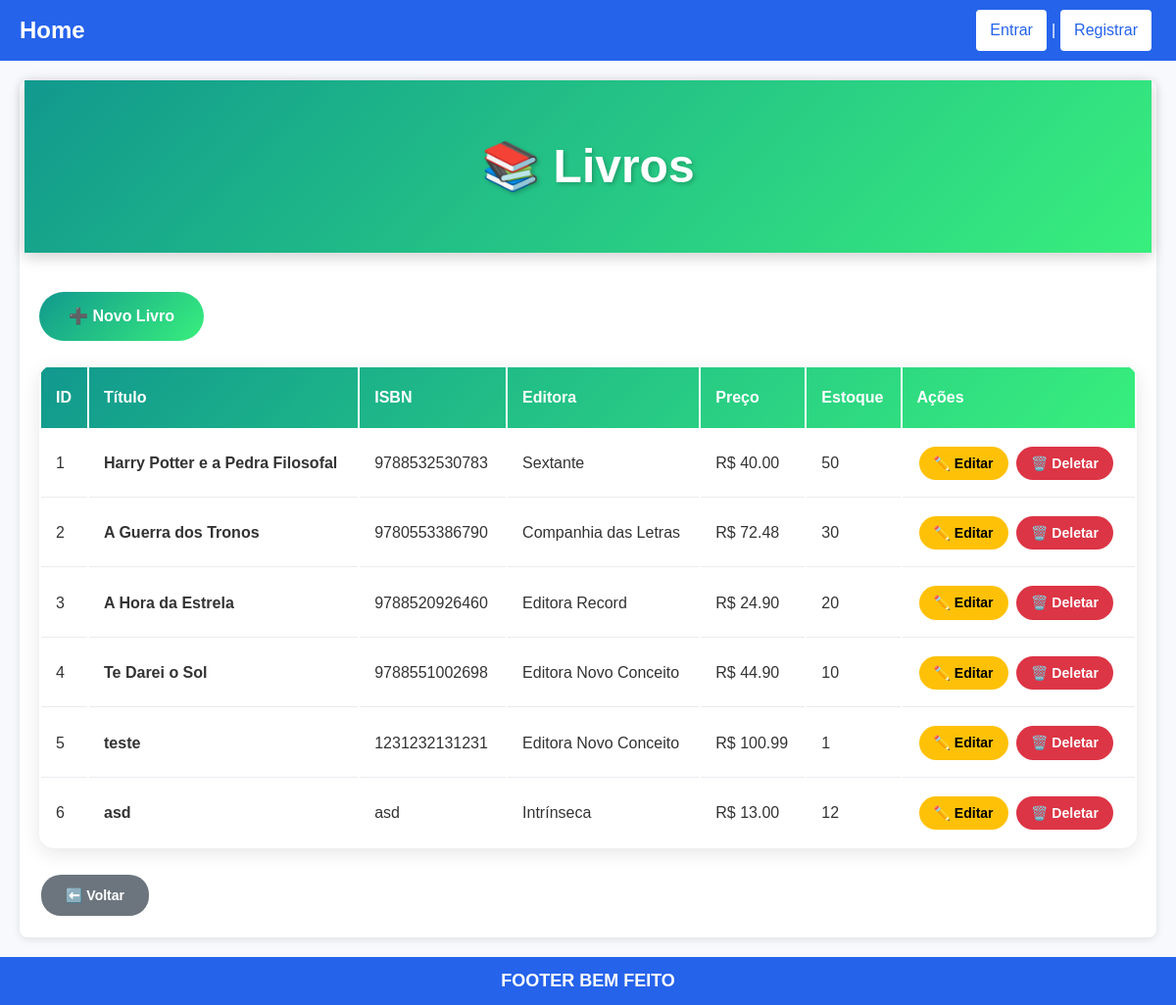
Page /blog/livros/ on the committed database.
### blog/models.py (models this page shows, shortened)
class Livro(models.Model):
    id = models.AutoField(primary_key=True)
    ISBN = models.CharField(max_length=13, unique=True)
    titulo = models.CharField(max_length=200)
    publicacao = models.DateField()
    preco = models.DecimalField(max_digits=6, decimal_places=2)
    estoque = models.IntegerField()
    editora = models.ForeignKey(Editora, on_delete=models.CASCADE)
    class Meta:
        verbose_name = "Livro"
        verbose_name_plural = "Livros"

class Editora(models.Model):
    id = models.AutoField(primary_key=True)
    nome = models.CharField(max_length=100, unique=True)
    class Meta:
        verbose_name = "Editora"
        verbose_name_plural = "Editoras"

### blog/views.py (the view)
# urls.py: path("livros/", views.HelloViews.list_livros, name="list_livros"),
    def list_livros(request):
        from .models import Livro
        livros = Livro.objects.all()
        return render(request, 'blog/livro_list.html', {'livros': livros})

### blog/templates/blog/livro_list.html (shortened to what this page needs)
{% extends 'global/base.html' %}
{% block content %}
<div class="page-header"><div class="container"><h1>📚 Livros</h1></div></div>
<div class="container">
    <a href="{% url 'blog:livro_create' %}" class="btn-custom">➕ Novo Livro</a>
    {% if livros %}
        <div class="table-container">
            <table class="custom-table">
                <thead><tr><th>ID</th><th>Título</th><th>ISBN</th><th>Editora</th><th>Preço</th><th>Estoque</th><th>Ações</th></tr></thead>
                <tbody>
                    {% for livro in livros %}
                    <tr>
                        <td>{{ livro.id }}</td>
                        <td><strong>{{ livro.titulo }}</strong></td>
                        <td>{{ livro.ISBN }}</td>
                        <td>{{ livro.editora.nome }}</td>
                        <td>R$ {{ livro.preco }}</td>
                        <td>{{ livro.estoque }}</td>
                        <td>
                            <a href="{% url 'blog:livro_edit' livro.id %}" class="btn-action btn-edit">✏️ Editar</a>
                            <a href="{% url 'blog:livro_delete' livro.id %}" class="btn-action btn-delete">🗑️ Deletar</a>
                        </td>
                    </tr>
                    {% endfor %}
                </tbody>
            </table>
        </div>
    {% else %}
        <div class="empty-state">
            <div class="empty-state-icon">📚</div>
            <p class="empty-state-text">Nenhum livro cadastrado ainda.</p>
            <a href="{% url 'blog:livro_create' %}" class="btn-custom">➕ Cadastrar Primeiro Livro</a>
        </div>
    {% endif %}
    <a href="{% url 'blog:home' %}" class="btn-action btn-back" style="padding: 10px 25px;">⬅️ Voltar</a>
</div>
{% endblock %}

### templates/global/base.html (style rules this page uses)
* { margin: 0; padding: 0; box-sizing: border-box; }
body { font-family: 'Arial', sans-serif; line-height: 1.6; background-color: #f7f9fc; color: #333; }

### blog/templates/blog/livro_list.html (style rules this page uses)
.page-header { background: linear-gradient(135deg, #11998e 0%, #38ef7d 100%); color: white; padding: 50px 0; margin: -20px -15px 40px -15px; text-align: center; box-shadow: 0 4px 15px rgba(0,0,0,0.2); }
.page-header h1 { font-size: 3rem; font-weight: 700; margin: 0; text-shadow: 2px 2px 4px rgba(0,0,0,0.2); }
.btn-custom { background: linear-gradient(135deg, #11998e 0%, #38ef7d 100%); color: white; padding: 12px 30px; border-radius: 25px; text-decoration: none; font-weight: 600; display: inline-block; margin-bottom: 25px; transition: all 0.3s ease; border: none; }
.table-container { background: white; border-radius: 15px; box-shadow: 0 5px 20px rgba(0,0,0,0.1); overflow: hidden; margin-bottom: 25px; }
.custom-table { width: 100%; margin: 0; }
.custom-table thead { background: linear-gradient(135deg, #11998e 0%, #38ef7d 100%); color: white; }
.custom-table thead th { padding: 18px 15px; font-weight: 600; border: none; text-align: left; }
.custom-table tbody td { padding: 15px; border-bottom: 1px solid #e9ecef; vertical-align: middle; }
.custom-table tbody tr { transition: all 0.3s ease; }
.custom-table tbody tr:last-child td { border-bottom: none; }
.btn-action { padding: 6px 15px; border-radius: 20px; text-decoration: none; font-size: 0.875rem; font-weight: 600; transition: all 0.3s ease; display: inline-block; margin: 2px; }
.btn-edit { background: #ffc107; color: #000; }
.btn-delete { background: #dc3545; color: white; }
.btn-back { background: #6c757d; color: white; }

### rows in the picture
Livro: id "1", titulo "Harry Potter e a Pedra Filosofal", ISBN "9788532530783", editora.nome "Sextante", preco "40.00", estoque "50"
Livro: id "2", titulo "A Guerra dos Tronos", ISBN "9780553386790", editora.nome "Companhia das Letras", preco "72.48", estoque "30"
Livro: id "3", titulo "A Hora da Estrela", ISBN "9788520926460", editora.nome "Editora Record", preco "24.90", estoque "20"
Livro: id "4", titulo "Te Darei o Sol", ISBN "9788551002698", editora.nome "Editora Novo Conceito", preco "44.90", estoque "10"
Livro: id "5", titulo "teste", ISBN "1231232131231", editora.nome "Editora Novo Conceito", preco "100.99", estoque "1"
Livro: id "6", titulo "asd", ISBN "asd", editora.nome "Intrínseca", preco "13.00", estoque "12"
